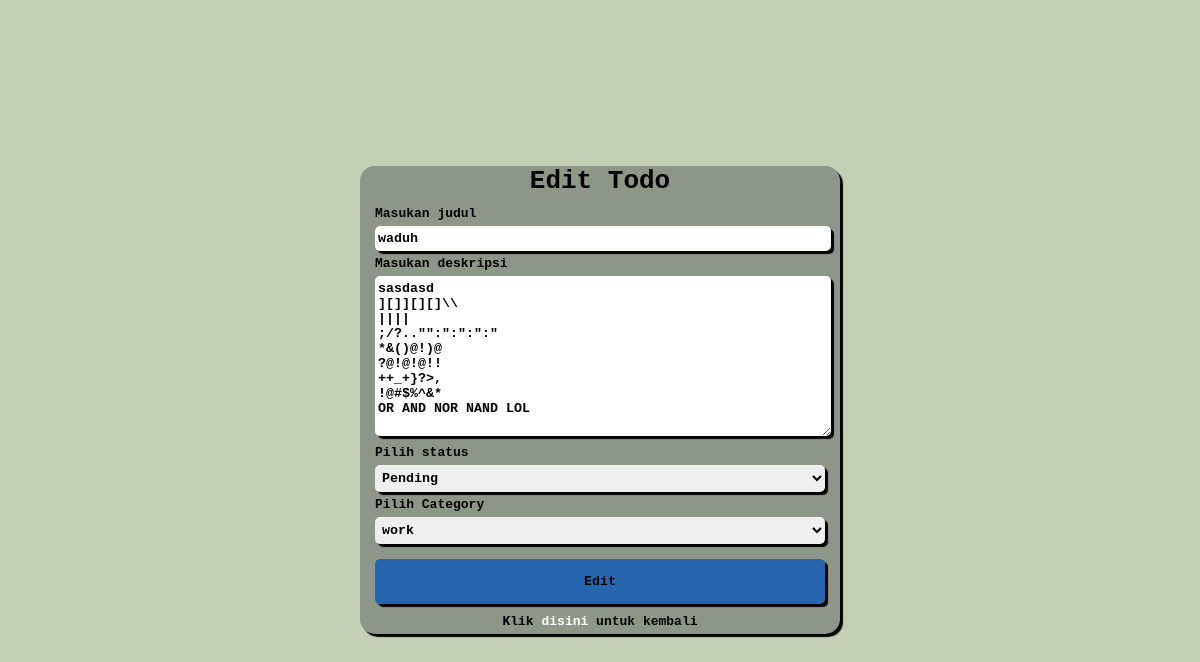
The page /Form/todo_edit.php?id_todo=15 on the database its author committed.
### tables this page shows
CREATE TABLE `todo` (
  `id_todo` int(11) NOT NULL,
  `title` varchar(100) NOT NULL,
  `description` text NOT NULL,
  `status` enum('pending','done') NOT NULL,
  `isFavorite` int(11) NOT NULL,
  `created_at` timestamp NOT NULL DEFAULT current_timestamp(),
  `updated_at` timestamp NOT NULL DEFAULT current_timestamp(),
  `id_user` int(11) NOT NULL,
  `id_category` int(11) NOT NULL
);

### Form/todo_edit.php (the view, shortened to what this page needs)
<?php
include '../koneksi.php';
$id = $_GET['id_todo'];
$sqlcategory = "SELECT * FROM category";
$queryCategory = mysqli_query($koneksi,$sqlcategory);
$sqlTodo = "SELECT * FROM todo WHERE id_todo = $id";
$queryTodo = mysqli_query($koneksi,$sqlTodo);
$fecth = mysqli_fetch_assoc($queryTodo);
?>
<!DOCTYPE html>
<html lang="en">
<head>
    <link rel="stylesheet" href="css/form.css">
</head>
<body>
    <div class="container">
        <div class="form_area">
            <div class="heading">
                <center>
                <h1>Edit Todo</h1>
                </center>
            </div>
            <form action="../API/todo_edit.php" method="post">
                <label for="title">Masukan judul</label>
                <input type="text" name="title" id="" value="<?= $fecth['title']?>" placeholder="Masukan username di sini" required>
                <label for="description">Masukan deskripsi</label>
                <textarea name="description" id="" required><?= $fecth['description']?></textarea>
                <label for="status">Pilih status</label>
                <select name="status" id="">
                    <option value="pending">Pending</option>
                </select>
                <label for="category">Pilih Category</label>
                <select name="category" id="">
                    <?php while($data = mysqli_fetch_assoc($queryCategory)){ ?>
                        <option value="<?= $data['id_category']?>" ><?= $data['category']?></option>
                    <?php }?>
                </select>
                <button type="submit">Edit</button>
            </form>
            <center><p>Klik <a href="../index.php">disini</a> untuk kembali</p></center>
        </div>
    </div>
</body>
</html>

### Form/css/form.css (style rules this page uses)
* { margin: 0; padding: 0; font-family: monospace; font-weight: bolder; }
body { background-color: rgb(196, 207, 182); }
.container { display: flex; justify-content: center; align-items: center; min-height: 100vh; }
.form_area { background-color: rgb(142, 150, 138); width: 40%; border-radius: 15px; box-shadow: 3px 3px 1px black; }
.form_area p { margin: 5px 0px; }
.form_area a { text-decoration: none; color: white; }
form { margin: 10px 15px; }
label { display: block; margin-bottom: 5px; }
input,textarea,select { width: 100%; border-radius: 5px; padding: 5px 3px; border: none; box-shadow: 3px 3px 1px black; margin-bottom: 5px; }
textarea { height: 150px; }
form button { background-color: rgb(37, 102, 175); margin-top: 10px; width: 100%; padding: 15px 5px; border-radius: 5px; border: none; box-shadow: 3px 3px 1px black; transition: all ease 0.5s; }

### rows shown on the page
todo: title "waduh", description "sasdasd ][]][][]\\\\ |||| ;/?..\"\":\":\":\":\" *&()@!)@ ?@!@!@!! ++_+}?>, !@#$%^&* OR AND NOR NAND LOL"

### other values the page prints
form field category "work"
